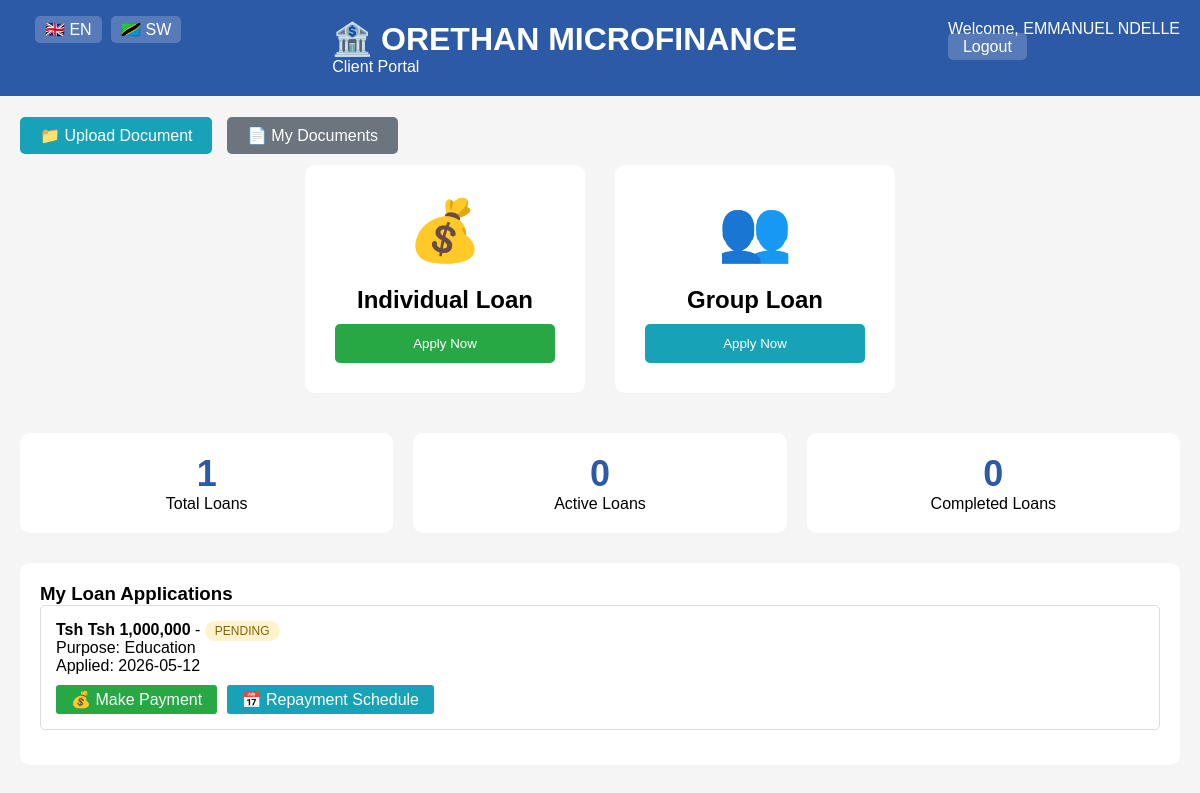
/client_dashboard (signed in), run on an earlier commit of the app's database.
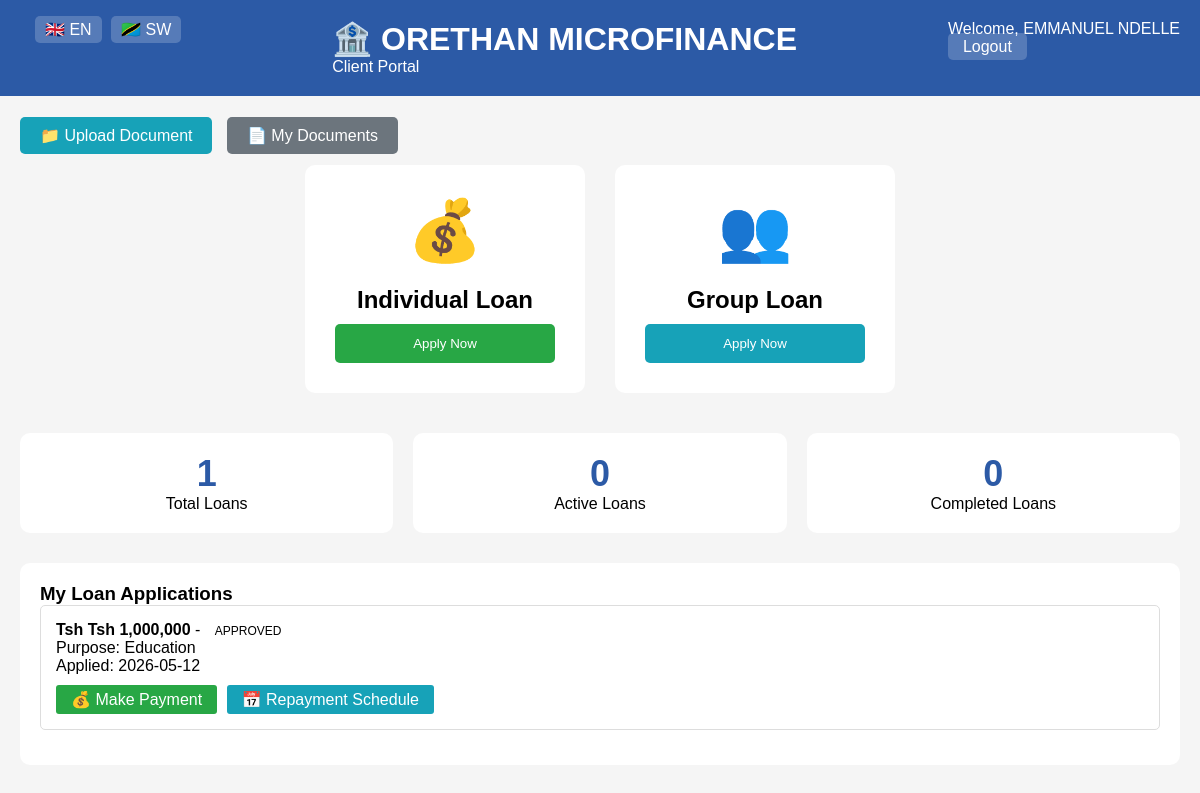
And on a later commit of the database.
### app_complete.py (models this page shows, shortened)
class Loan(db.Model):
    __tablename__ = 'loans'
    id = db.Column(db.Integer, primary_key=True)
    client_id = db.Column(db.Integer, db.ForeignKey('users.id'), nullable=False)
    amount = db.Column(db.Float, nullable=False)
    purpose = db.Column(db.String(200))
    status = db.Column(db.String(50), default='pending')
    current_stage = db.Column(db.String(50), default='loan_officer')
    term_months = db.Column(db.Integer, default=12)
    monthly_payment = db.Column(db.Float)
    created_at = db.Column(db.DateTime, default=datetime.utcnow)
    updated_at = db.Column(db.DateTime, default=datetime.utcnow, onupdate=datetime.utcnow)
    client = db.relationship('User', foreign_keys=[client_id], backref='loans')

### app_complete.py (the view)
@app.route('/client_dashboard')
def client_dashboard():
    if 'user_id' not in session:
        return render_template("front_page.html")
    user = db.session.get(User, session['user_id'])
    loans = Loan.query.filter_by(client_id=user.id).all()
    group_loans = GroupLoan.query.filter_by(client_id=user.id).all()
    total_loans = len(loans) + len(group_loans)
    active_loans = len([l for l in loans if l.status == 'active']) + len([gl for gl in group_loans if gl.status == 'active'])
    completed_loans = len([l for l in loans if l.status == 'completed']) + len([gl for gl in group_loans if gl.status == 'completed'])
    return render_template('client_dashboard.html', user=user, loans=loans, group_loans=group_loans,
                         total_loans=total_loans, active_loans=active_loans, completed_loans=completed_loans)

### app_complete.py (called while the page is built)
@app.template_filter('format_currency')
def format_currency(value):
    try:
        if value is None:
            return "Tsh 0"
        formatted = f"{value:,.2f}" if isinstance(value, float) and value % 1 != 0 else f"{int(value):,}"
        return f"Tsh {formatted}"
    except (ValueError, TypeError):
        return "Tsh 0"

### templates/client_dashboard.html (shortened to what this page needs)
<!DOCTYPE html>
<html>
<head>
</head>
<body>
    <div class="header">
        <div class="header-content">
            {% include "language_switcher.html" %}
            <div><h1>🏦 ORETHAN MICROFINANCE</h1><p>Client Portal</p></div>
            <div><div>Welcome, {{ user.full_name or user.username }}</div><a href="/logout" class="logout-btn">Logout</a></div>
        </div>
    </div>
    <div class="container">
            <div style="margin-bottom:20px">
                <a href="/upload_document" style="background:#17a2b8;color:white;padding:10px 20px;text-decoration:none;border-radius:5px;margin-right:10px">📁 Upload Document</a>
                <a href="/my_documents" style="background:#6c757d;color:white;padding:10px 20px;text-decoration:none;border-radius:5px">📄 My Documents</a>
            </div>
<div class="loan-types">
            <div class="loan-card">
                <div class="loan-icon">💰</div>
                <div class="loan-title">Individual Loan</div>
                <button class="btn-individual" onclick="window.location.href='/individual_loan_form'">Apply Now</button>
            </div>
            <div class="loan-card">
                <div class="loan-icon">👥</div>
                <div class="loan-title">Group Loan</div>
                <button class="btn-group" onclick="window.location.href='/group_loan_form_new'">Apply Now</button>
            </div>
        </div>
        <div class="stats-grid">
            <div class="stat-card"><div class="stat-number">{{ total_loans }}</div><div>Total Loans</div></div>
            <div class="stat-card"><div class="stat-number">{{ active_loans }}</div><div>Active Loans</div></div>
            <div class="stat-card"><div class="stat-number">{{ completed_loans }}</div><div>Completed Loans</div></div>
        </div>
        <div class="loans-section">
            <h3>My Loan Applications</h3>
            {% for loan in loans %}<div class="loan-item"><strong>Tsh {{ loan.amount|format_currency }}</strong> - <span class="loan-status status-{{ loan.status }}">{{ loan.status|upper }}</span><br>Purpose: {{ loan.purpose }}<br>Applied: {{ loan.created_at.strftime('%Y-%m-%d') }}
                    <div style="margin-top:10px">
                        <a href="/make_payment/{{ loan.id }}" style="background:#28a745;color:white;padding:5px 15px;text-decoration:none;border-radius:3px;display:inline-block;margin-right:5px">💰 Make Payment</a>
                        <a href="/repayment_schedule/{{ loan.id }}" style="background:#17a2b8;color:white;padding:5px 15px;text-decoration:none;border-radius:3px;display:inline-block">📅 Repayment Schedule</a>
                    </div>
</div>{% endfor %}
        </div>
    </div>
</body>
</html>

What changed in the data, as far as the page shows it:
changed Loan "Tsh 1,000,000": status "PENDING" → "APPROVED"
